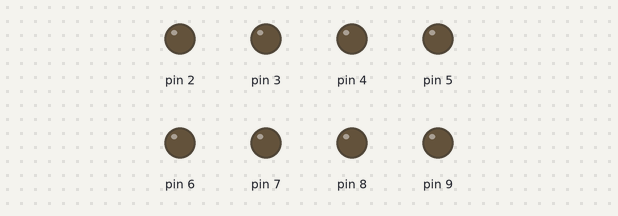
Bench run of a sketch on a simulated Arduino Uno, built with avr-gcc and run on an emulated ATmega328P. On the bench: output pins drawn as LEDs (lit = HIGH). What the sketch prints to the serial monitor is not drawn.

Above: at 0.5 s.
At 1.5 s:
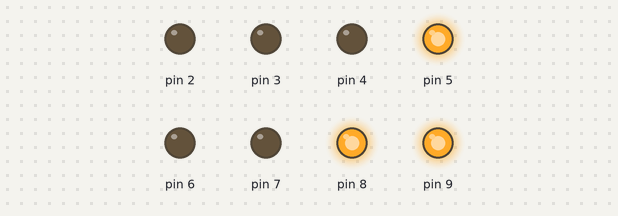
At 2.5 s:
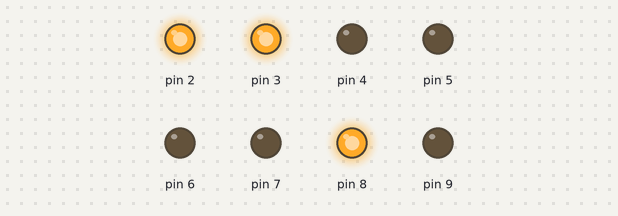
At 3.5 s:
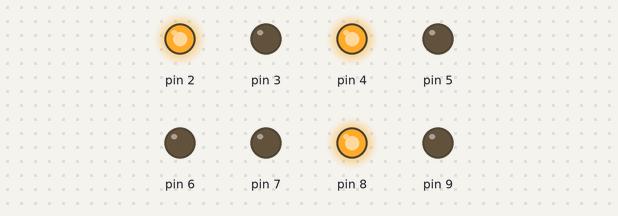
At 4.5 s:
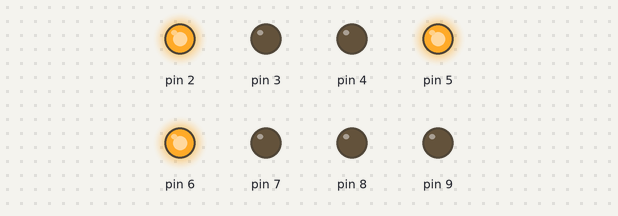
At 5.5 s:
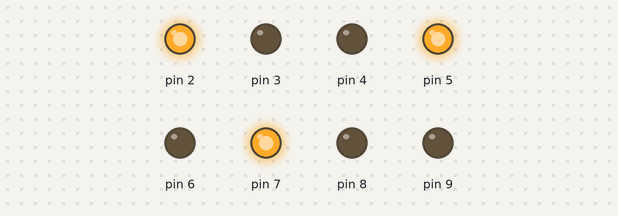
Timing chart, 0 to 6.5 s (numbered marks = the images above):
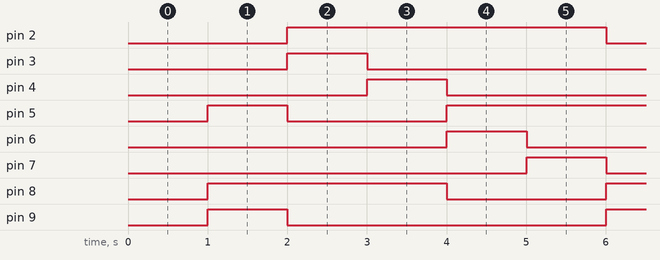

Measured:
- by itself, pin 2: alternates HIGH for 4.0 s and LOW for 1.0 s
- by itself, pin 3, pin 4, pin 6, pin 7, pin 9: alternates HIGH for 1.0 s and LOW for 4.0 s
- by itself, pin 5: repeats every 5.0 s: LOW 2.0 s, HIGH 3.0 s
- by itself, pin 8: alternates HIGH for 3.0 s and LOW for 2.0 s

The sketch:

stoplight.ino
```cpp
/* stoplight
 *
 *  CSE 132 - Studio 3
 *
 *  Fill this out so we know whose studio this is.
 *
 *  Name: Madeline McGraw
 *  WUSTL Key: 431546; memcgraw
 *
 *  Name:
 *  WUSTL Key:
 *
 *  Name:
 *  WUSTL Key:
 *
 *  Name:
 *  WUSTL Key:
 */
#include <Arduino.h>
#include <Wire.h>

enum State {
  PED,
  NSG,
  NSY,
  EWG,
  EWY,

};

State counterLight = PED;

bool bit2;  //don't walk
bool bit3;  //NS Green
bool bit4;  //NS Yellow
bool bit5;  //NS Red
bool bit6;  //EW Green
bool bit7;  //EW Yellow
bool bit8;  //EW Red
bool bit9;  //walk

bool xWalk;

unsigned long previousMillis = 0;
const long interval = 1000;

void setup() {
  // put your setup code here, to run once:
  Serial.begin(9600);

  pinMode(2, OUTPUT);
  pinMode(3, OUTPUT);
  pinMode(4, OUTPUT);
  pinMode(5, OUTPUT);
  pinMode(6, OUTPUT);
  pinMode(7, OUTPUT);
  pinMode(8, OUTPUT);
  pinMode(9, OUTPUT);


}


void loop() {
  unsigned long currentMillis = millis();
if (currentMillis - previousMillis>= interval){
    counterLight = nextLight(counterLight);

  previousMillis = currentMillis;
  digitalWrite(2, LOW);
  if (xWalk == 1) {
    digitalWrite(2, HIGH);
    delay(1000);
  }
  Serial.print("switch");
}
}


  // put your main code here, to run repeatedly:


State nextLight(State light) {

  switch(light){
    case PED:
   xWalk = 0;
    bit9 = 1;

    digitalWrite(2, LOW);
    digitalWrite(3, LOW);
    digitalWrite(4, LOW);
    bit5 = 1;
    digitalWrite(5, HIGH);
    digitalWrite(6, LOW);
    digitalWrite(7, LOW);
    bit8 = 1;
    digitalWrite(8, HIGH);
    digitalWrite(9, HIGH);


    pprint(light);
    light = NSG;
    break;

    case NSG:
    xWalk = 1;
    bit2 = 1;
    bit5 = 0;
    bit3 = 1;
    bit9 = 0;

    digitalWrite(3, HIGH);
    digitalWrite(4, LOW);
    digitalWrite(5, LOW);
    digitalWrite(6, LOW);
    digitalWrite(7, LOW);
    digitalWrite(8, HIGH);
    digitalWrite(9, LOW);

    pprint(light);
    light = NSY;
    break;

     case NSY:
     xWalk = 1;
    bit2 = 1;
    bit5 = 0;
    bit3 = 0;
    bit4 = 1;

    digitalWrite(3, LOW);
    digitalWrite(4, HIGH);
    digitalWrite(5, LOW);
    digitalWrite(6, LOW);
    digitalWrite(7, LOW);
    digitalWrite(8, HIGH);
    digitalWrite(9, LOW);

    pprint(light);
    light = EWG;
    break;

     case EWG:
     xWalk = 1;
     bit2 = 1;
    bit4 = 0;
    bit6 = 1;
    bit8 = 0;
    bit5 = 1;

    digitalWrite(3, LOW);
    digitalWrite(4, LOW);
    digitalWrite(5, HIGH);
    digitalWrite(6, HIGH);
    digitalWrite(7, LOW);
    digitalWrite(8, LOW);
    digitalWrite(9, LOW);

    pprint(light);
    light = EWY;
    break;

    case EWY:
    xWalk = 1;
    bit2 = 1;
    bit4 = 0;
    bit6 = 0;
    bit7 = 1;
    bit8 = 0;
    bit5 = 1;

    digitalWrite(3, LOW);
    digitalWrite(4, LOW);
    digitalWrite(5, HIGH);
    digitalWrite(6, LOW);
    digitalWrite(7, HIGH);
    digitalWrite(8, LOW);
    digitalWrite(9, LOW);

    pprint(light);
    light = PED;
    break;
  }
  return light;
}

void pprint(State light) {
  Serial.print(light);
  Serial.print(": ");
  Serial.print(bit2);
  Serial.print("  ");
  Serial.print(bit3);
  Serial.print("  ");
  Serial.print(bit4);
  Serial.print("  ");
  Serial.print(bit5);
  Serial.print("  ");
  Serial.print(bit6);
  Serial.print("  ");
  Serial.print(bit7);
  Serial.print("  ");
  Serial.print(bit8);
  Serial.print("  ");
  Serial.print(bit9);
}
```
